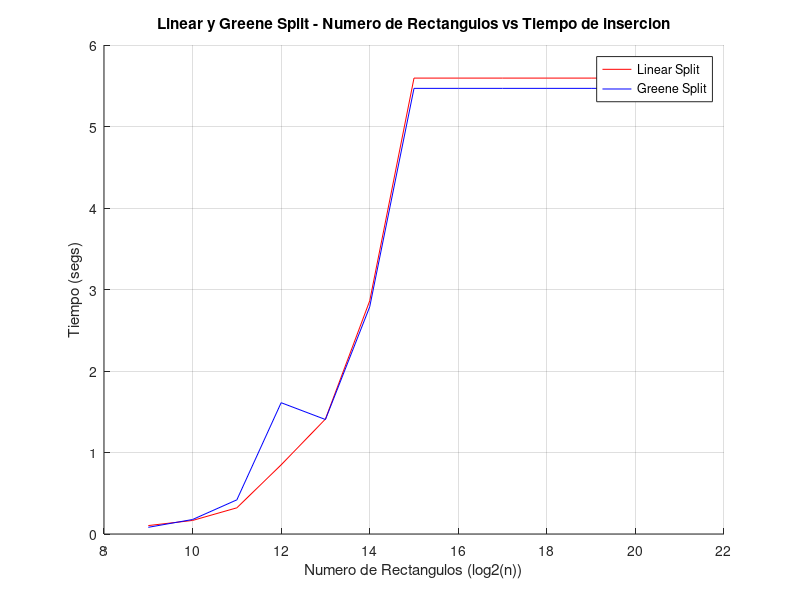
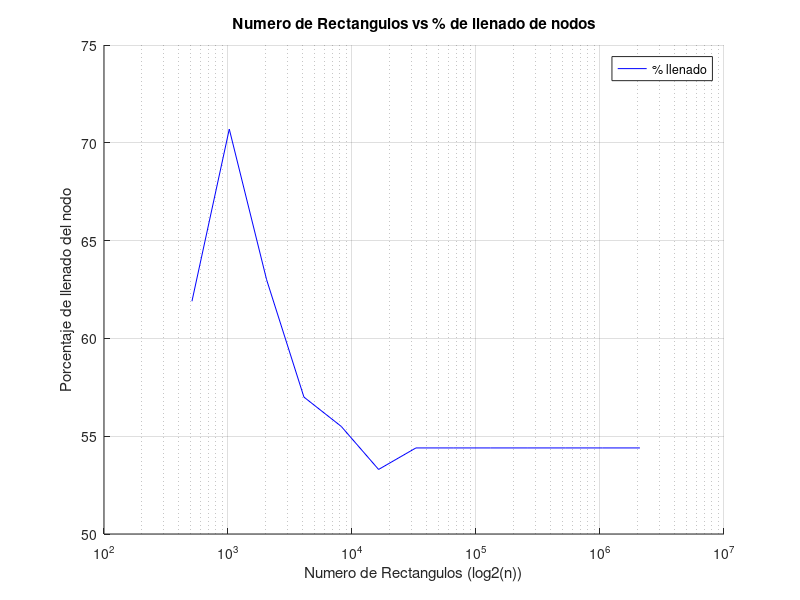
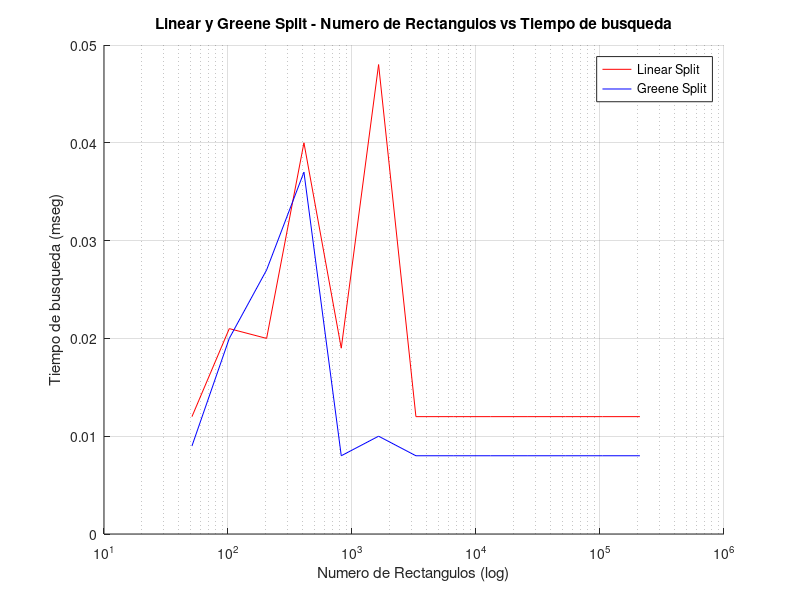

The MATLAB script that drew these images, in order:
# Inicializador

start = 9;
finish = 21;
for i = start : finish
  rectangles(i - start + 1) = 2^i;
end

# --- START DATA --- #

# Tiempos Inserción Linear Split

lst(1) = 0.103387;
lst(2) = 0.166307;
lst(3) = 0.321261;
lst(4) = 0.848601;
lst(5) = 1.410179;
lst(6) = 2.861004;
lst(7) = 5.593964;
lst(8) = 5.593964;
lst(9) = 5.593964;
lst(10) = 5.593964;
lst(11) = 5.593964;
lst(12) = 5.593964;
lst(13) = 5.593964;

# Tiempos Inserción Greene Split

gst(1) = 0.082136;
gst(2) = 0.177814;
gst(3) = 0.419102;
gst(4) = 1.610996;
gst(5) = 1.404789;
gst(6) = 2.787653;
gst(7) = 5.467977;
gst(8) = 5.467977;
gst(9) = 5.467977;
gst(10) = 5.467977;
gst(11) = 5.467977;
gst(12) = 5.467977;
gst(13) = 5.467977;

# Porcentajes de llenado

percent_fill(1) = 61.9;
percent_fill(2) = 70.7;
percent_fill(3) = 63.0;
percent_fill(4) = 57.0;
percent_fill(5) = 55.5;
percent_fill(6) = 53.3;
percent_fill(7) = 54.4;
percent_fill(8) = 54.4;
percent_fill(9) = 54.4;
percent_fill(10) = 54.4;
percent_fill(11) = 54.4;
percent_fill(12) = 54.4;
percent_fill(13) = 54.4;

# Tiempos Búsqueda Linear Split (mseg)

linear_search_time(1) = 0.012;
linear_search_time(2) = 0.021;
linear_search_time(3) = 0.020;
linear_search_time(4) = 0.040;
linear_search_time(5) = 0.019;
linear_search_time(6) = 0.048;
linear_search_time(7) = 0.012;
linear_search_time(8) = 0.012;
linear_search_time(9) = 0.012;
linear_search_time(10) = 0.012;
linear_search_time(11) = 0.012;
linear_search_time(12) = 0.012;
linear_search_time(13) = 0.012;

# Tiempos Búsqueda Greene Split (mseg)

greene_search_time(1) = 0.009;
greene_search_time(2) = 0.020;
greene_search_time(3) = 0.027;
greene_search_time(4) = 0.037;
greene_search_time(5) = 0.008;
greene_search_time(6) = 0.010;
greene_search_time(7) = 0.008;
greene_search_time(8) = 0.008;
greene_search_time(9) = 0.008;
greene_search_time(10) = 0.008;
greene_search_time(11) = 0.008;
greene_search_time(12) = 0.008;
greene_search_time(13) = 0.008;

# --- END DATA --- #

# Plot para Inserción

figure(1);
hold on;
plot(log2(rectangles), lst, "r");
plot(log2(rectangles), gst, "b");
legend("Linear Split", "Greene Split");
grid on;
xlabel ("Numero de Rectangulos (log2(n))");
ylabel ("Tiempo (segs)");
title ("Linear y Greene Split - Numero de Rectangulos vs Tiempo de insercion");
hold off;

# Plot para espacio y % de llenado

figure(2);
hold on;
semilogx(rectangles, percent_fill, "b");
grid on;
legend("% llenado");
xlabel ("Numero de Rectangulos (log2(n))");
ylabel ("Porcentaje de llenado del nodo");
title ("Numero de Rectangulos vs % de llenado de nodos");
hold off;

# Plot para búsqueda

figure(3);
hold on;
semilogx(rectangles/10, linear_search_time, "r");
semilogx(rectangles/10, greene_search_time, "b");
legend("Linear Split", "Greene Split");
grid on;
xlabel ("Numero de Rectangulos (log)");
ylabel ("Tiempo de busqueda (mseg)");
title ("Linear y Greene Split - Numero de Rectangulos vs Tiempo de busqueda");
hold off;
